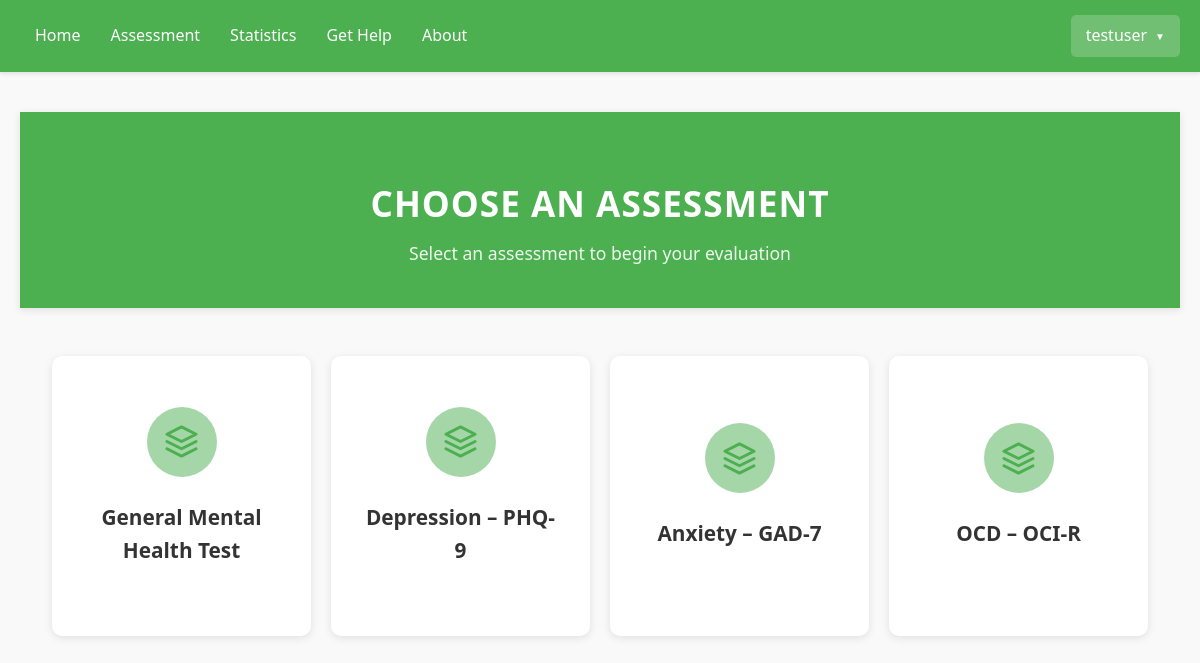
The app's page /assessment/ (signed in) with its own data.
### assessments/models.py (models this page shows, shortened)
class Assessment(models.Model):
    title = models.CharField(max_length=255)
    description = models.TextField()

### assessments/views.py (the view)
# urls.py: path('assessment/', views.select_assessment_view, name='select_assessment'),
@login_required
def select_assessment_view(request):
    assessments = Assessment.objects.all()
    return render(request, 'assessment_select.html', {'assessments': assessments})

### assessments/templates/assessment_select.html (shortened to what this page needs)
{% extends 'base.html' %}
{% block content %}
<div class="hero-section">
  <h1>Choose an Assessment</h1>
  <p class="subtitle">Select an assessment to begin your evaluation</p>
</div>
<div class="assessment-grid">
  {% for a in assessments %}
    <div class="assessment-tile">
      <div class="tile-inner">
        <div class="tile-front">
          <div class="icon-container">
            <svg viewBox="0 0 24 24" fill="none" stroke="currentColor" stroke-width="2" stroke-linecap="round" stroke-linejoin="round">
              <path d="M12 2L2 7l10 5 10-5-10-5z"/>
              <path d="M2 17l10 5 10-5"/>
              <path d="M2 12l10 5 10-5"/>
            </svg>
          </div>
          <h2>{{ a.title }}</h2>
        </div>
        <div class="tile-back">
          <h3>{{ a.title }}</h3>
          <p>{{a.description}}</p>
          <form method="get" action="{% url 'assessment' assessment_id=a.id %}">
            <button type="submit" class="start-btn">Begin Assessment</button>
          </form>
        </div>
      </div>
    </div>
  {% endfor %}
</div>
{% endblock %}

### assessments/templates/base.html (shortened to what this page needs)
<!DOCTYPE html>
<html lang="en">
<head>
</head>
<body>
    <div class="navbar">
        <div class="nav-container">
            <div class="nav-links" id="navLinks">
                <a href="/profile">Home</a>
                <a href="/assessment">Assessment</a>
                <a href="/statistics">Statistics</a>
                <a href="/get-help">Get Help</a>
                <a href="/about">About</a>
            </div>
        </div>
        <div class="user-menu" id="userMenu">
            <div class="username-display" onclick="toggleUserMenu()">
                {{ user.username }}
            </div>
        </div>
    </div>
    <div class="container">
        {% block content %}
        {% endblock %}
    </div>
</body>
</html>

### assessments/templates/base.html (style rules this page uses)
body { font-family: 'Segoe UI', Tahoma, Geneva, Verdana, sans-serif; margin: 0; padding: 0; background-color: #f9f9f9; }
.navbar { background-color: #4CAF50; padding: 15px 20px; display: flex; justify-content: space-between; align-items: center; color: white; box-shadow: 0 2px 4px rgba(0, 0, 0, 0.1); }
.nav-links { display: flex; align-items: center; }
.nav-links a { color: white; text-decoration: none; margin: 0 15px; font-weight: 500; }
.user-menu { position: relative; cursor: pointer; }
.username-display { display: flex; align-items: center; font-weight: 500; padding: 8px 15px; border-radius: 5px; background-color: rgba(255, 255, 255, 0.2); transition: background-color 0.2s; }
.username-display::after { content: "▼"; font-size: 10px; margin-left: 8px; }
.container { padding: 40px 20px; max-width: 1200px; margin: 0 auto; }

### assessments/templates/assessment_select.html (style rules this page uses)
:root { --primary: #4CAF50; --primary-light: #a5d6a7; --primary-dark: #388e3c; --text: #333; --text-light: #666; --bg: #f9f9f9; --card-bg: #ffffff; --shadow: rgba(0, 0, 0, 0.1); }
body { font-family: 'Segoe UI', Tahoma, Geneva, Verdana, sans-serif; background-color: var(--bg); color: var(--text); line-height: 1.6; margin: 0; padding: 0; }
.hero-section { text-align: center; padding: 2.5rem 1rem; background-color: var(--primary); color: white; margin-bottom: 2rem; box-shadow: 0 2px 8px var(--shadow); }
.hero-section h1 { font-size: 2.2rem; font-weight: 700; margin-bottom: 0.5rem; text-transform: uppercase; letter-spacing: 1px; }
.subtitle { font-size: 1.1rem; opacity: 0.9; max-width: 600px; margin: 0 auto; }
.assessment-grid { display: grid; grid-template-columns: repeat(auto-fill, minmax(250px, 1fr)); gap: 20px; padding: 1rem 2rem 3rem; max-width: 1200px; margin: 0 auto; }
.assessment-tile { height: 280px; perspective: 1000px; }
.tile-inner { position: relative; width: 100%; height: 100%; transition: transform 0.6s; transform-style: preserve-3d; cursor: pointer; }
.tile-front, .tile-back { position: absolute; width: 100%; height: 100%; backface-visibility: hidden; border-radius: 10px; box-shadow: 0 2px 8px var(--shadow); display: flex; flex-direction: column; justify-content: center; align-items: center; padding: 30px; box-sizing: border-box; }
.tile-front { background-color: var(--card-bg); color: var(--text); }
.tile-back { background-color: var(--primary); color: white; transform: rotateY(180deg); text-align: center; }
.icon-container { width: 70px; height: 70px; border-radius: 50%; background-color: var(--primary-light); display: flex; justify-content: center; align-items: center; margin-bottom: 1rem; }
.icon-container svg { width: 35px; height: 35px; color: var(--primary); }
.tile-front h2 { font-size: 1.3rem; font-weight: 600; text-align: center; margin-top: 0.5rem; color: var(--text); }
.tile-back h3 { font-size: 1.3rem; margin-bottom: 1rem; font-weight: 600; }
.tile-back p { margin-bottom: 1.5rem; font-size: 0.95rem; }
.start-btn { background-color: white; color: var(--primary); border: none; padding: 0.75rem 1.5rem; border-radius: 8px; font-weight: 600; cursor: pointer; transition: all 0.2s ease; box-shadow: 0 2px 4px rgba(0, 0, 0, 0.1); }

### records on screen
Assessment: title "General Mental Health Test"
Assessment: title "Depression – PHQ-9"
Assessment: title "Anxiety – GAD-7"
Assessment: title "OCD – OCI-R"

### other values on screen
{{ user.username }} "testuser"
